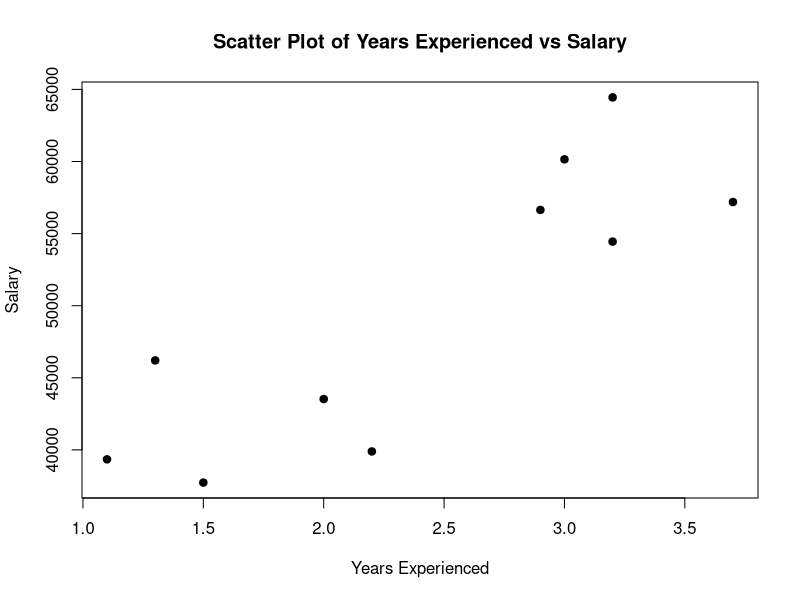
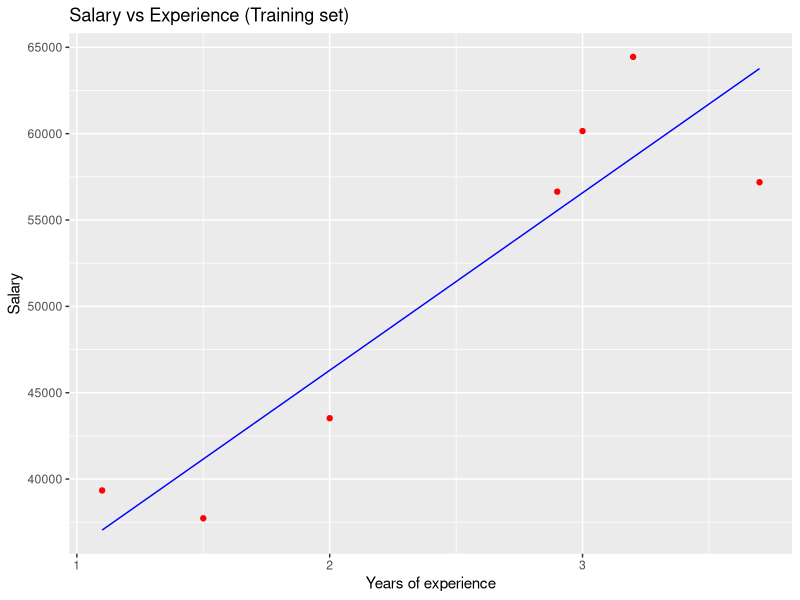
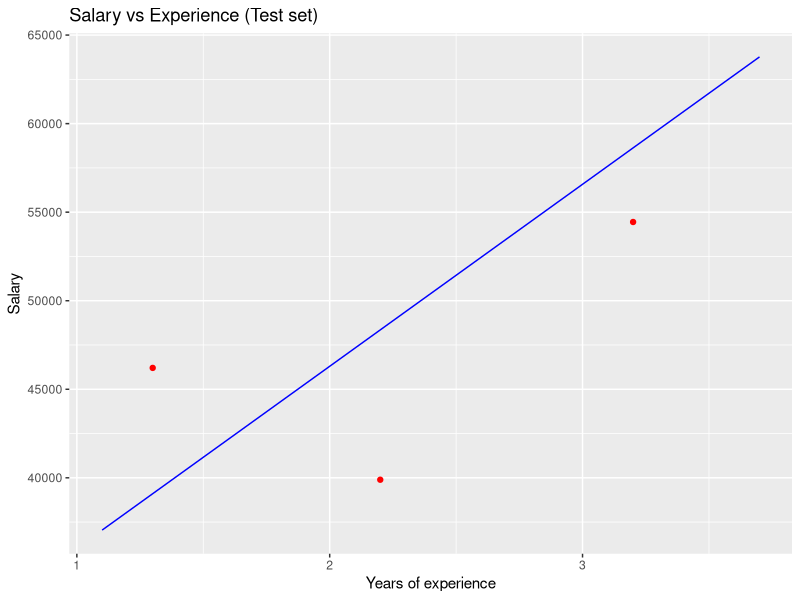

Generate these figures, in order, with R:
# Installing Packages
install.packages('caTools')

# Loading package 
library(caTools)

# Create the data frame
data <- data.frame(
  Years_Exp = c(1.1, 1.3, 1.5, 2.0, 2.2, 2.9, 3.0, 3.2, 3.2, 3.7),
  Salary = c(39343.00, 46205.00, 37731.00, 43525.00,
             39891.00, 56642.00, 60150.00, 54445.00, 64445.00, 57189.00)
)

# Create the scatter plot
plot(data$Years_Exp, data$Salary,
     xlab = "Years Experienced",
     ylab = "Salary",
     main = "Scatter Plot of Years Experienced vs Salary",
     pch=19)

split = sample.split(data$Salary, SplitRatio = 0.7)
trainingset = subset(data, split == TRUE)
testset = subset(data, split == FALSE)

# Fitting Simple Linear Regression to the Training set
lm.r= lm(formula = Salary ~ Years_Exp,
         data = trainingset)
coef(lm.r)

# Predicting the Test set results
ypred = predict(lm.r, newdata = testset)

library(ggplot2)

# Visualising the Training set results
ggplot() + 
  geom_point(aes(x = trainingset$Years_Ex, y = trainingset$Salary), 
             colour = 'red') +
  geom_line(aes(x = trainingset$Years_Ex,y = predict(lm.r, newdata = trainingset)), 
            colour = 'blue') +
  ggtitle('Salary vs Experience (Training set)') +
  xlab('Years of experience') +
  ylab('Salary')

# Visualising the Test set results
ggplot() +
  geom_point(aes(x = testset$Years_Exp, y = testset$Salary),
             colour = 'red') +
  geom_line(aes(x = trainingset$Years_Exp,
                y = predict(lm.r, newdata = trainingset)), 
            colour = 'blue') +
  ggtitle('Salary vs Experience (Test set)') +
  xlab('Years of experience') +
  ylab('Salary')
